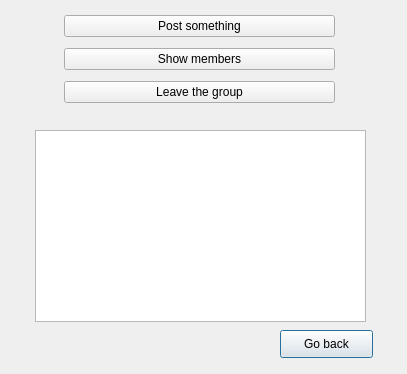
<?xml version="1.0" encoding="UTF-8"?>
<ui version="4.0">
 <class>inagroupdialogue</class>
 <widget class="QDialog" name="inagroupdialogue">
  <property name="geometry">
   <rect>
    <x>0</x>
    <y>0</y>
    <width>407</width>
    <height>374</height>
   </rect>
  </property>
  <property name="windowTitle">
   <string>Dialog</string>
  </property>
  <widget class="QTextBrowser" name="textBrowser">
   <property name="geometry">
    <rect>
     <x>35</x>
     <y>130</y>
     <width>331</width>
     <height>192</height>
    </rect>
   </property>
  </widget>
  <widget class="QPushButton" name="pushButton">
   <property name="geometry">
    <rect>
     <x>280</x>
     <y>330</y>
     <width>93</width>
     <height>28</height>
    </rect>
   </property>
   <property name="text">
    <string>Go back</string>
   </property>
  </widget>
  <widget class="QWidget" name="">
   <property name="geometry">
    <rect>
     <x>64</x>
     <y>10</y>
     <width>271</width>
     <height>100</height>
    </rect>
   </property>
   <layout class="QVBoxLayout" name="verticalLayout">
    <item>
     <widget class="QPushButton" name="post">
      <property name="text">
       <string>Post something</string>
      </property>
     </widget>
    </item>
    <item>
     <widget class="QPushButton" name="show">
      <property name="text">
       <string>Show members</string>
      </property>
     </widget>
    </item>
    <item>
     <widget class="QPushButton" name="leave">
      <property name="text">
       <string>Leave the group</string>
      </property>
     </widget>
    </item>
   </layout>
  </widget>
 </widget>
 <resources/>
 <connections>
  <connection>
   <sender>pushButton</sender>
   <signal>clicked()</signal>
   <receiver>inagroupdialogue</receiver>
   <slot>close()</slot>
   <hints>
    <hint type="sourcelabel">
     <x>333</x>
     <y>351</y>
    </hint>
    <hint type="destinationlabel">
     <x>238</x>
     <y>351</y>
    </hint>
   </hints>
  </connection>
  <connection>
   <sender>leave</sender>
   <signal>clicked()</signal>
   <receiver>inagroupdialogue</receiver>
   <slot>close()</slot>
   <hints>
    <hint type="sourcelabel">
     <x>221</x>
     <y>94</y>
    </hint>
    <hint type="destinationlabel">
     <x>371</x>
     <y>115</y>
    </hint>
   </hints>
  </connection>
 </connections>
</ui>
